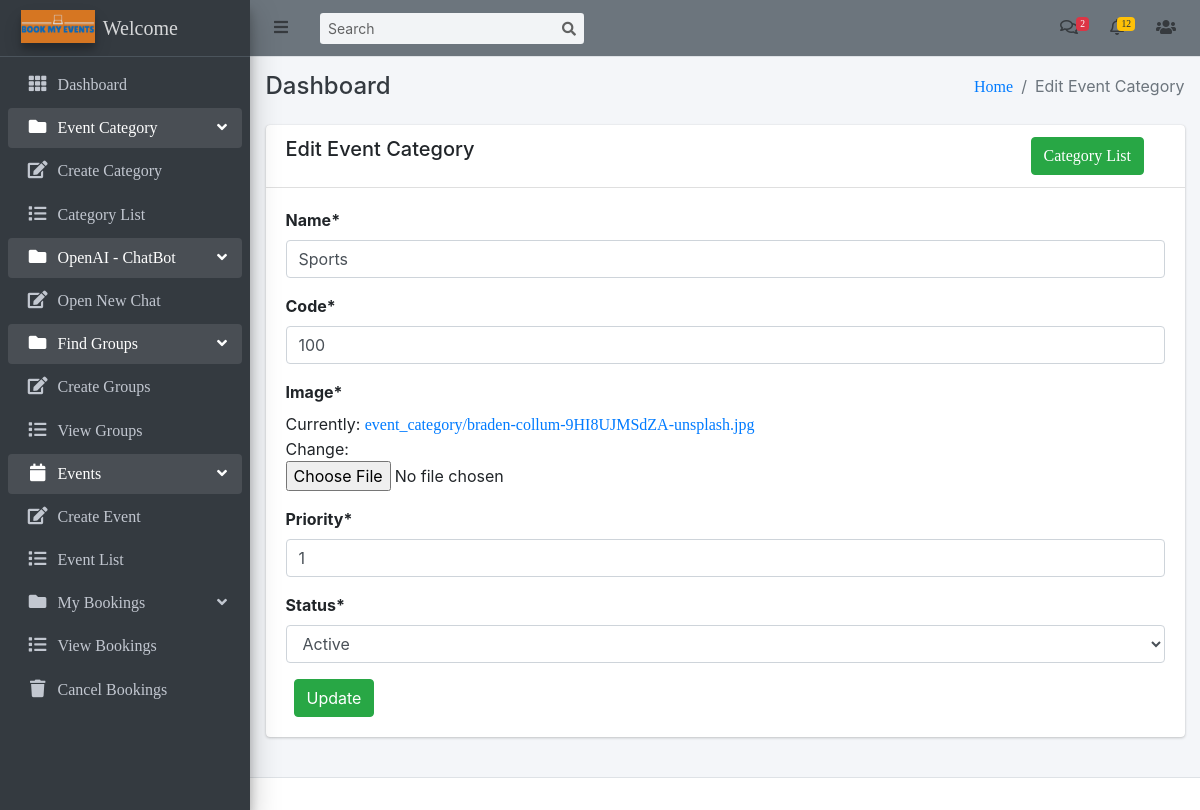
The page /events/category/1/edit/ (signed in) on the database its author committed.
### events/models.py (models this page shows, shortened)
class EventCategory(models.Model):
    name = models.CharField(max_length=255, unique=True)
    code = models.CharField(max_length=6, unique=True)
    image = models.ImageField(upload_to='event_category/')
    priority = models.IntegerField(unique=True)
    created_user = models.ForeignKey('auth.User', on_delete=models.CASCADE, related_name='created_user')
    updated_user = models.ForeignKey('auth.User', on_delete=models.CASCADE, related_name='updated_user')
    created_date = models.DateField(auto_now_add=True)
    updated_date = models.DateField(auto_now_add=True)
    status_choice = (
        ('disabled', 'Disabled'),
        ('active', 'Active'),
        ('deleted', 'Deleted'),
        ('blocked', 'Blocked'),
        ('completed', 'Completed'),
    )
    status = models.CharField(choices=status_choice, max_length=10)

### events/views.py (the view)
# urls.py: path('category/<int:pk>/edit/', EventCategoryUpdateView.as_view(), name='edit-event-category'),
class EventCategoryUpdateView(LoginRequiredMixin, UpdateView):
    login_url = 'login'
    model = EventCategory
    fields = ['name', 'code', 'image', 'priority', 'status']
    template_name = 'events/edit_event_category.html'

### templates/events/edit_event_category.html (shortened to what this page needs)
{% extends 'base/base.html' %}
{% block breadcrumb %}Edit Event Category{% endblock breadcrumb %}
{% load crispy_forms_tags %}
{% block content %}
    <div class="row">
        <div class="col-md-12">
            <div class="card">
                <div class="card-header">
                    <div class="row">
                        <div class="col-md-10">
                            <h5>Edit Event Category</h5>
                        </div>
                        <div class="col-md-2">
                            <a class="btn btn-success" href="{% url 'event-category-list' %}">Category List</a>
                        </div>
                    </div>
                </div>
                <div class="card-body">
                    <form method="post" enctype="multipart/form-data">
                        {{ form|crispy  }}
                        <button class="btn btn-success ml-2" type="submit">Update</button>
                    </form>
                </div>
            </div>
        </div>
    </div>
{% endblock content %}

### rows shown on the page
EventCategory: name "Sports", code "100", priority "1", status "Active"
